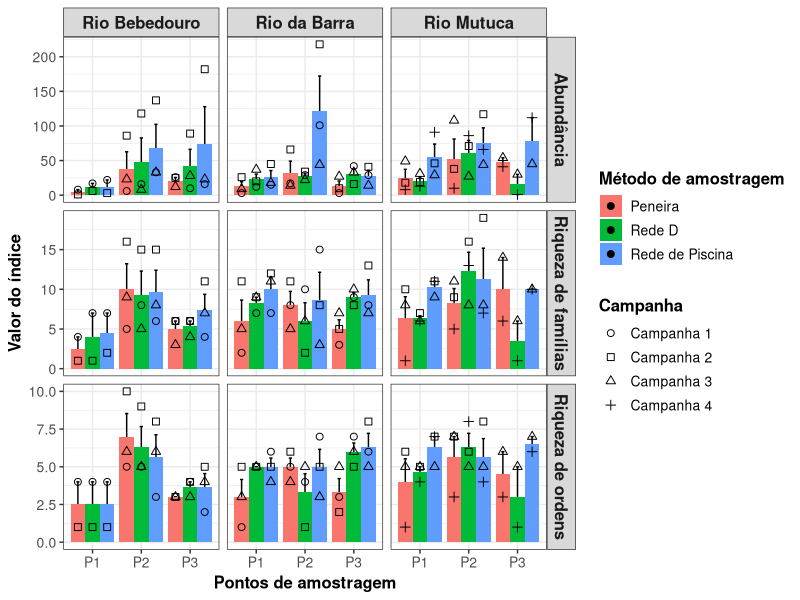

The R source for this figure:
library(tidyverse)
library(ggpubr)



############################### configuracoes ##################################
rios <- c("rio_bebedouro", "rio_da_barra", "rio_mutuca")
metodos <- c("D Net", "Pool Net", "Sieve")
colunas <- c(
    "campanha", "rio", "locality_name", "method",
    "total_macroinvertebrados", "riqueza_ordens", "riqueza_familias"
)

amostras_descartadas_vetor <- c("RiodaBarra-P1")

# Pasta de figuras
pasta_figuras <- "figuras/cap1/dados_descritivos/"
if (!dir.exists(pasta_figuras)) {
  dir.create(pasta_figuras, recursive = TRUE)
}


#carregar dados
df <- read_csv("dados/processado/matriz_indices_imaturos_piata.csv") %>%
  filter(rio %in% rios) %>%
  filter(method %in% metodos) %>%
  filter(!locality_name %in% amostras_descartadas_vetor) %>%
  group_by(campanha, rio, locality_name) %>%
  filter(all(metodos %in% method)) %>%
  ungroup() %>%
  select(colunas) %>%
  pivot_longer(
    cols = c("total_macroinvertebrados", "riqueza_ordens", "riqueza_familias"),
    names_to = "categoria_da_resposta",
    values_to =  "valor"
  )

  # Melhorar estetica
  df <- df %>%
  mutate(
    locality_name = case_when(
      str_detect(locality_name, "P1") ~ "P1",
      str_detect(locality_name, "P2") ~ "P2",
      str_detect(locality_name, "P3") ~ "P3",
      str_detect(locality_name, "P1/2") ~ "P1+",
    ),
    rio = case_when(
      rio == "rio_bebedouro" ~ "Rio Bebedouro",
      rio == "rio_da_barra" ~ "Rio da Barra",
      rio == "rio_mutuca" ~ "Rio Mutuca"
    )
  ) %>%
  mutate(
    categoria_da_resposta = case_when(
      categoria_da_resposta == "total_macroinvertebrados" ~ "Abundância",
      categoria_da_resposta == "riqueza_ordens" ~ "Riqueza de ordens",
      categoria_da_resposta == "riqueza_familias" ~ "Riqueza de famílias"
    ),
    campanha = case_when(
      campanha == "campanha_1" ~ "Campanha 1",
      campanha == "campanha_2" ~ "Campanha 2",
      campanha == "campanha_3" ~ "Campanha 3",
      campanha == "campanha_4" ~ "Campanha 4"
    )
  ) %>%
  mutate(
    method = case_when(
      method == "D Net" ~ "Rede D",
      method == "Pool Net" ~ "Rede de Piscina",
      method == "Sieve" ~ "Peneira"
    )
  )

  sumario <- df %>%
    group_by(rio, locality_name, method, categoria_da_resposta) %>%
    summarise(
      media = mean(valor),
      desvio_padrao = sd(valor),
      n = n(),
      se =  desvio_padrao / sqrt(n)
    ) %>%
    ungroup()


write_csv(sumario, "teste.csv")




grafico <- 
  ggplot(sumario, aes(x = locality_name, y = media, fill = method)) +
  geom_errorbar(
    aes(ymin = media - se, ymax = media + se),
    width = 0.2,
    position = position_dodge(width = 0.9)
  ) +
  geom_bar(stat = "identity", position = "dodge") +
  geom_point(
    data = df,
    aes(
      y = valor, x = locality_name, 
      shape = as.factor(campanha), group = method
    ),
    position = position_dodge(width = 0.9),
    size = 2
  ) +
  facet_grid(categoria_da_resposta ~ rio, scales = "free_y") +
  labs(
    x = "Pontos de amostragem",
    y = "Valor do índice",
    fill = "Método de amostragem",
    shape = "Campanha"
  ) +
  theme_bw() +
  theme(
    color = "black"
  ) +
  theme_bw() +
  theme(
    strip.text.x = element_text(size = 12, face = "bold"),
    strip.text.y = element_text(size = 12, face = "bold"),
    axis.text.x = element_text(size = 10),
    axis.text.y = element_text(size = 10),
    axis.title.x = element_text(size = 12, face = "bold"),
    axis.title.y = element_text(size = 12, face = "bold"),
    legend.title = element_text(size = 12, face = "bold"),
    legend.text = element_text(size = 10)
  ) +
  scale_shape_manual(
    values = c(1, 0, 2, 3),
    labels = c("Campanha 1", "Campanha 2", "Campanha 3", "Campanha 4"),
    name = "Campanha"
  )

ggsave(
  filename = paste0(pasta_figuras, "painel_riqueza_abundancia.png"),
  plot = grafico,
  width = 12,
  height = 8,
  dpi = 300
)
